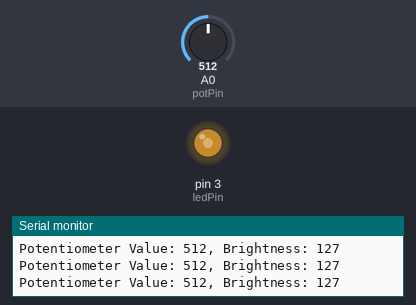
Simulated run of this sketch. Board: Arduino Uno, built with avr-gcc and run on an emulated ATmega328P. Parts: output pins drawn as LEDs (lit = HIGH), the last lines printed to the serial monitor. The test bench sets the inputs (shaded band); at power-on: A0 (potPin) = 512.

Above: at 1.2 s.
1.3 s: A0 (potPin) set to 418
At 2.3 s:
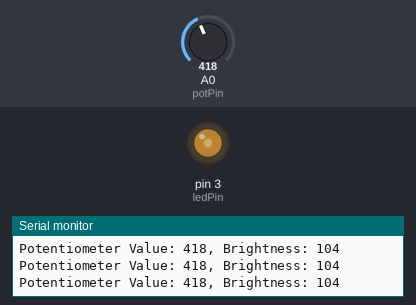
4.3 s: A0 (potPin) set to 392
At 5.7 s:
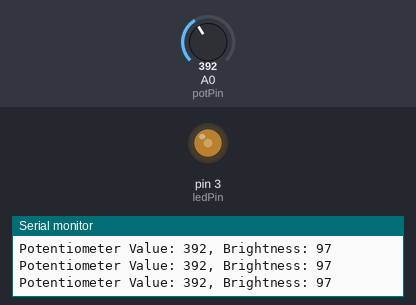
7.3 s: A0 (potPin) set to 106
At 8.5 s:
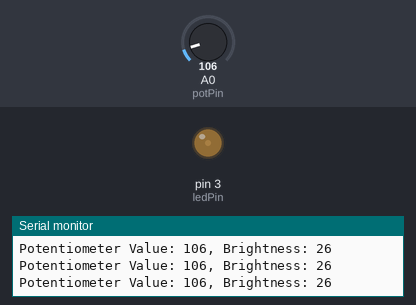
8.8 s: A0 (potPin) set to 92
At 10.2 s:
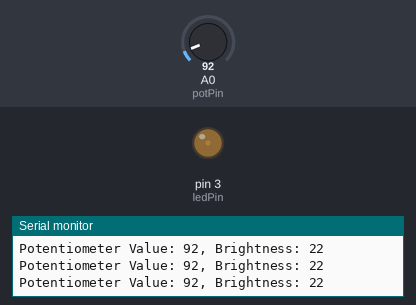
11.8 s: A0 (potPin) set to 0
At 13.0 s:
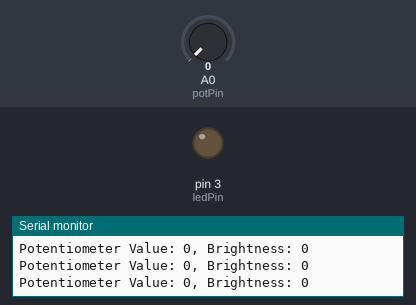
13.3 s: A0 (potPin) set to 8
At 14.2 s:
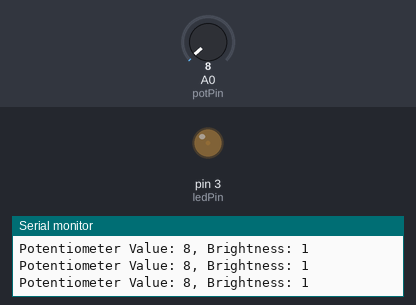
16.3 s: A0 (potPin) set to 11
Timing chart, 0 to 19.3 s (numbered marks = the images above; inputs shaded):
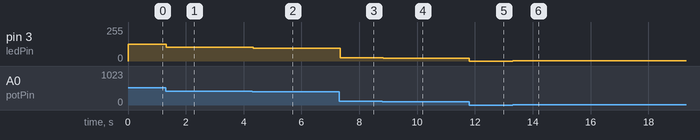

Measured:
- after the input at 1.3 s, pin 3 (ledPin): 127/255 → 104/255 at once
- after the input at 4.3 s, pin 3 (ledPin): 104/255 → 97/255 at once
- after the input at 7.3 s, pin 3 (ledPin): 97/255 → 26/255 at once
- after the input at 8.8 s, pin 3 (ledPin): 26/255 → 22/255 at once
- after the input at 11.8 s, pin 3 (ledPin): 22/255 → 0/255 at once
- after the input at 13.3 s, pin 3 (ledPin): 0/255 → 1/255 at once
- after the input at 16.3 s, pin 3 (ledPin): 1/255 → 2/255 at once

The sketch:

Code3.ino
```cpp
#define ledPin 3 //Bytt tallet 3 til tallet på den digital porten som du bruker.

#define potPin A0 //Bytt tallet 0 til tallet på den digital porten som du bruker.

void setup() {
  // Initialize serial communication at 9600 baud rate
  Serial.begin(9600);

  // Set the LED pin as an output
  pinMode(ledPin, OUTPUT);
}

void loop() {
  // Read the value from the potentiometer
  int potValue = analogRead(potPin);

  // Map the potentiometer value (0-1023) to the brightness range (0-255)
  int brightness = map(potValue, 0, 1023, 0, 255);

  // Set the brightness of the LED
  analogWrite(ledPin, brightness);

  // Print the potentiometer value and brightness to the serial monitor
  Serial.print("Potentiometer Value: ");
  Serial.print(potValue);
  Serial.print(", Brightness: ");
  Serial.println(brightness);

  // Small delay to stabilize readings
  delay(10);
}
```
